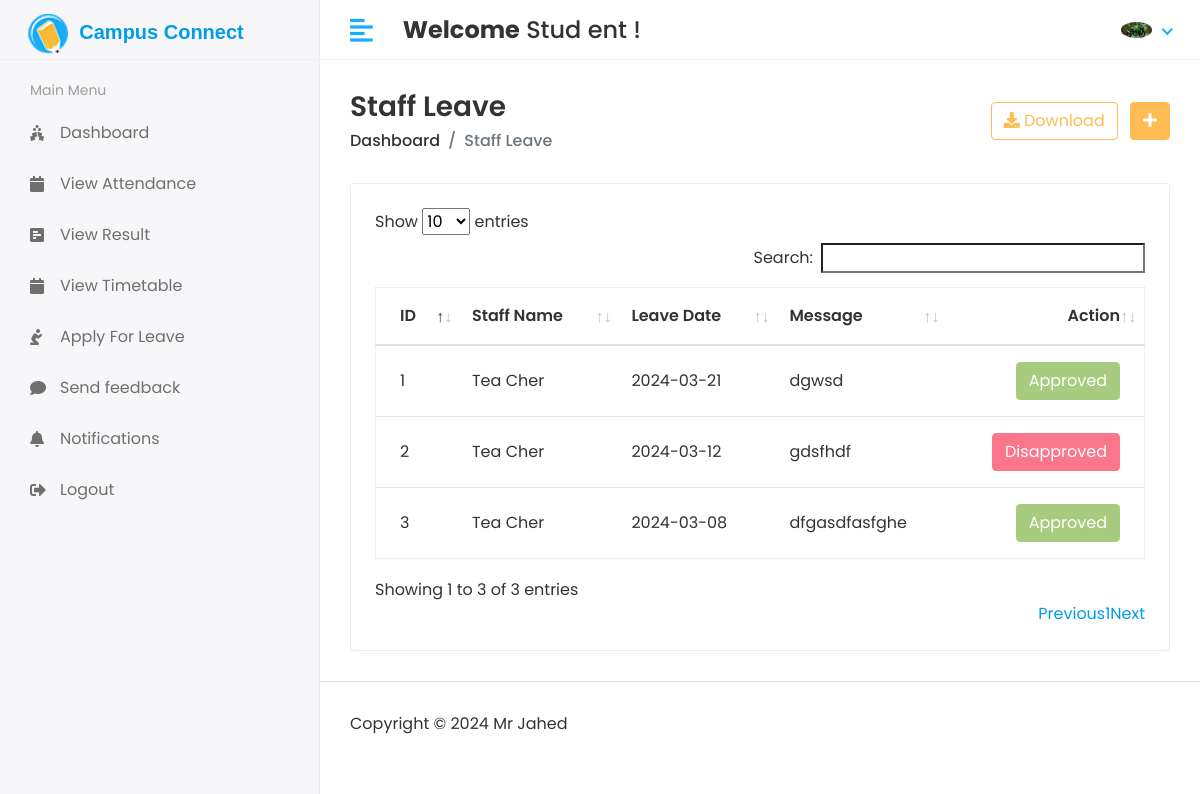
Page /Hod/Staff/Leave_View (signed in) on the committed database.
### app/models.py (models this page shows, shortened)
class CustomUser(AbstractUser):
    USER = (
        (1,'HOD'),
        (2,'STAFF'),
        (3,'STUDENT')
    )
    user_type = models.CharField(choices=USER, max_length=50, default=1)
    profile_pic = models.ImageField(upload_to='media/profile_pic')

class Staff_Leave(models.Model):
    staff_id = models.ForeignKey(Staff,on_delete=models.CASCADE)
    date = models.CharField(max_length=100)
    message = models.TextField()
    status = models.IntegerField(default=0)
    created_at = models.DateTimeField(auto_now_add=True)
    updated_at = models.DateTimeField(auto_now=True)

class Staff(models.Model):                                    # Django creates id field automatically
    admin = models.OneToOneField(CustomUser, on_delete=models.CASCADE)  # One To One Field for Foreign Key   #Form data will be saved in both Student and CustomUser Models
    address = models.TextField()                                       # To Link Studen to CustomUser Model
    gender = models.CharField(max_length=100)
    created_at = models.DateTimeField(auto_now_add=True)
    updated_at = models.DateTimeField(auto_now=True)

### Campus_Connect/Hod_Views.py (the view)
# urls.py: path('Hod/Staff/Leave_View', Hod_Views.STAFF_LEAVE_VIEW, name='staff_leave_view'),
@login_required(login_url='/')
def STAFF_LEAVE_VIEW(request):
    staff_leave = Staff_Leave.objects.all()
    context = {
        'staff_leave' : staff_leave,
    }
    return render(request,'Hod/staff_leave.html',context)

### templates/Hod/staff_leave.html (shortened to what this page needs)
{% extends 'base.html' %}
{% block content %}
<div class="content container-fluid">
               <div class="page-header">
                  <div class="row align-items-center">
                     <div class="col">
                        <h3 class="page-title">Staff Leave</h3>
                        <ul class="breadcrumb">
                           <li class="breadcrumb-item"><a href="index.html">Dashboard</a></li>
                           <li class="breadcrumb-item active">Staff Leave</li>
                        </ul>
                     </div>
                     <div class="col-auto text-right float-right ml-auto">
                        <a href="#" class="btn btn-outline-primary mr-2"><i class="fas fa-download"></i> Download</a>
                        <a href="add-student.html" class="btn btn-primary"><i class="fas fa-plus"></i></a>
                     </div>
                  </div>
               </div>
               <div class="row">
                  <div class="col-sm-12">
                     <div class="card card-table">
                        <div class="card-body">
                           <div class="table-responsive">
                              <table id="table_id" class="table table-hover table-center mb-0">
                                 <thead>
                                    <tr>
                                       <th>ID</th>
                                       <th>Staff Name</th>
                                       <th>Leave Date</th>
                                       <th>Message</th>
                                       <th class="text-right">Action</th>
                                    </tr>
                                 </thead>
                                 <tbody>
                                 {% for i in staff_leave %}
                                    <tr>
                                       <td>{{i.id}}</td>
                                       <td>{{i.staff_id.admin.first_name}}&nbsp;{{i.staff_id.admin.last_name}}</td>
                                       <td>{{i.date}}</td>
                                       <td>{{i.message}}</td>
                                       <td class="text-right">
                                          <div class="actions">
                                             {% if i.status == 0 %}
                                             <a href="{% url 'staff_approve_leave' i.id %}" class="btn btn-success">Approve</a>
                                             <a href="{% url 'staff_disapprove_leave' i.id %}" class="btn btn-danger">Disapprove</a>
                                             {% elif i.status == 1 %}
                                             <button class="btn btn-success" disabled="disabled">Approved</button>
                                             {% else %}
                                             <button class="btn btn-danger" disabled="disabled">Disapproved</button>
                                             {% endif %}
                                          </div>
                                       </td>
                                    </tr>
                                 {% endfor %}
                                 </tbody>
                              </table>
                           </div>
                        </div>
                     </div>
                  </div>
               </div>
            </div>
{% endblock %}

### templates/Includes/header.html (shortened to what this page needs)
{% load static %}
<div class="header">
            <div class="header-left">
                  <a href="index.html" class="logo mt-2 ml-2">
                     <span style="display: inline-block;">
                        <img src="{% static 'assets/img/favicon.png' %}" alt="Logo" style="display: inline-block; width: 40px; height: 40px;">
                        <h5 style="display: inline-block; margin-left: 7px; font-family: Arial, sans-serif; font-size: 20px; font-weight: bold;">Campus Connect</h5>
                     </span>
                  </a>
            </div>
            <a href="javascript:void(0);" id="toggle_btn">
            <i class="fas fa-align-left"></i>
            </a>
            <div class="top-nav-search mt-3">
               <h4><strong>Welcome</strong>&nbsp;<span>{{user.first_name}} {{user.last_name}}</span>&nbsp;!</h4>
            </div>
            <ul class="nav user-menu">
               <li class="nav-item dropdown noti-dropdown">
                  <a href="#" class="dropdown-toggle nav-link" data-toggle="dropdown">
                  </a>
               </li>
               <li class="nav-item dropdown has-arrow">
                  <a href="#" class="dropdown-toggle nav-link" data-toggle="dropdown">
                     {% if user.profile_pic == '' %}
                        <span class="user-img"><img class="rounded-circle" src="{% static 'assets/img/noimg.jpg' %}" width="31" alt="User Image"></span>
                     {% else %}
                        <span class="user-img"><img class="rounded-circle" src="/{{user.profile_pic}}" width="31" alt="Ryan Taylor"></span>
                     {% endif %}
                  </a>
               </li>
            </ul>
         </div>

### static/assets/css/style.css (style rules this page uses)
html { height: 100%; }
body { background-color: #fff; color: #333; font-family: 'Poppins', sans-serif; font-size: 1rem; height: 100%; line-height: 1.5; overflow-x: hidden; }
h1, h2, h3, h4, h5, h6 { font-family: 'Poppins', sans-serif; margin-top: 0; }
a { color: #009ce7; }
input, button, a { transition: all 0.4s ease; -moz-transition: all 0.4s ease; -o-transition: all 0.4s ease; -ms-transition: all 0.4s ease; -webkit-transition: all 0.4s ease; }
input, input:focus, button, button:focus { outline: none; }
ul, ol { padding: 0px; list-style: none; }
.table { color: #333; max-width: 100%; margin-bottom: 0; width: 100%; }
.table.dataTable { border-collapse: collapse !important; border: 1px solid rgba(0, 0, 0, 0.05); }
.table thead tr th { font-weight: 600; }
.table tbody tr { border-bottom: 1px solid rgba(0, 0, 0, 0.05); }
.table.table-center td, .table.table-center th { vertical-align: middle; }
.card-table .card-body .table > thead > tr > th { border-top: 0; }
.card-table .card-body .table tr td:first-child, .card-table .card-body .table tr th:first-child { padding-left: 1.5rem; }
.card-table .card-body .table tr td:last-child, .card-table .card-body .table tr th:last-child { padding-right: 1.5rem; }
.card-table .table td, .card-table .table th { border-top: 1px solid #e2e5e8; padding: 1rem 0.75rem; white-space: nowrap; }
.btn-primary { background-color: #FFBC53; border: 1px solid #FFBC53; }
.btn-success { background-color: #7bb13c; border: 1px solid #7bb13c }
.btn-success.disabled, .btn-success:disabled { background-color: #7bb13c; border-color: #7bb13c; color: #fff; }
.btn-danger { background-color: #e84646; border: 1px solid #e84646; }
.btn-danger.disabled, .btn-danger:disabled { background-color: #f62d51; border-color: #f62d51; color: #fff; }
.btn-outline-primary { color: #FFBC53; border-color: #FFBC53; }
.card { border: 1px solid #ececf5; box-shadow: 0 1px 3px 0 rgba(0, 0, 0, 0.03); margin-bottom: 1.875rem; }
.card-body { padding: 1.5rem; }
.header { background-color: #fff; border-bottom: 1px solid #f3f3f4; left: 0; position: fixed; right: 0; top: 0; z-index: 1001; height: 60px; }
.header .header-left { float: left; height: 60px; padding: 0 20px; position: relative; width: 320px; z-index: 1; transition: all 0.2s ease-in-out; background-color: #f7f7fa; border-bottom: 1px solid #efefef; border-right: 1px solid #ececf5; display: flex; align-items: center; }
.header .header-left .logo { display: inline-block; line-height: 60px; }
.header .header-left .logo img { max-height: 40px; width: auto; }
.header .dropdown-toggle:after { display: none; }
.header .has-arrow .dropdown-toggle:after { border-top: 0; border-left: 0; border-bottom: 2px solid #18aefa; border-right: 2px solid #18aefa; content: ''; height: 8px; display: inline-block; pointer-events: none; -webkit-transform-origin: 66% 66%; -ms-transform-origin: 66% 66%; transform-origin: 66% 66%; -webkit-transform: rotate(45deg); -ms-transform: rotate(45deg); transform: rotate(45deg); -webkit-transition: all 0.15s ease-in-out; transition: all 0.15s ease-in-out; width: 8px; vertical-align: 0px; }
.user-menu { float: right; margin: 0; position: relative; z-index: 99; padding-right: 15px; }
.user-menu.nav > li > a { color: #a0a0a0; font-size: 14px; line-height: 58px; padding: 0 15px; height: 60px; }
.user-img { margin-right: 3px; position: relative; }
.top-nav-search { float: left; margin-left: 15px; }
.page-wrapper > .content { padding: 1.875rem 1.875rem 0; }
.page-header { margin-bottom: 1.875rem; }
.page-header .breadcrumb { background-color: transparent; color: #6c757d; font-size: 1rem; font-weight: 500; margin-bottom: 0; padding: 0; }
.page-header .breadcrumb a { color: #333; }
.page-title { font-size: 28px; font-weight: 600; color: #333; margin-bottom: 5px; }
@media (min-width: 992px) { #toggle_btn { align-items: center; color: #18aefa; display: inline-flex; float: left; font-size: 26px; height: 60px; justify-content: center; margin-left: 15px; padding: 0 15px; } }

### rows in the picture
CustomUser: first_name "Stud", last_name "ent", profile_pic (picture)
Staff_Leave: id "1", staff_id.admin.first_name "Tea", staff_id.admin.last_name "Cher", date "2024-03-21", message "dgwsd", status "Approved"
Staff_Leave: id "2", staff_id.admin.first_name "Tea", staff_id.admin.last_name "Cher", date "2024-03-12", message "gdsfhdf", status "Disapproved"
Staff_Leave: id "3", staff_id.admin.first_name "Tea", staff_id.admin.last_name "Cher", date "2024-03-08", message "dfgasdfasfghe", status "Approved"
